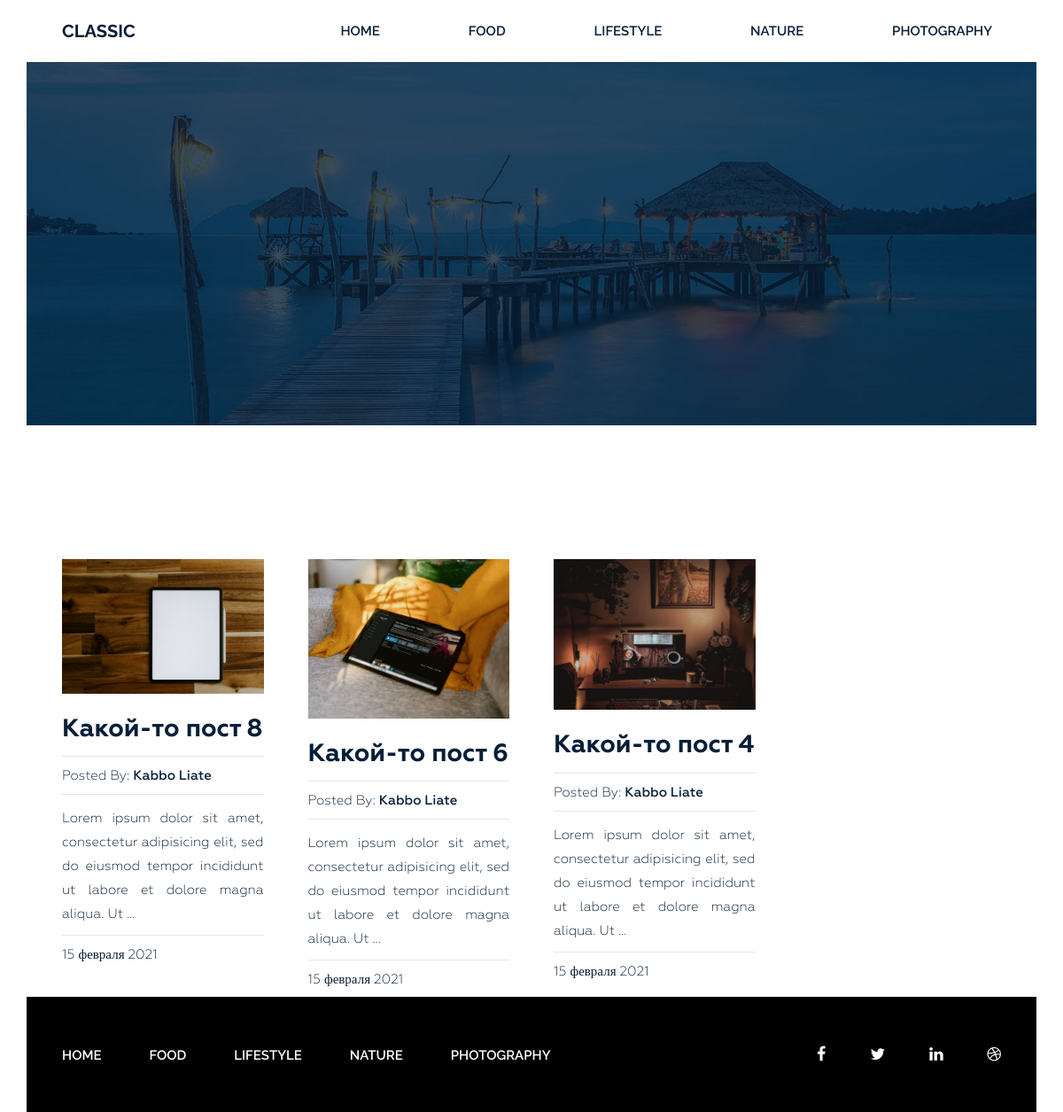
/tag/animals/, run on the app's committed database.
### blog/models/category.py (models this page shows, shortened)
class Category(models.Model):
    title = models.CharField(max_length=255)
    slug = models.SlugField(max_length=255, verbose_name='URL категории', unique=True)
    def get_absolute_url(self):
        return reverse('category', kwargs={"slug": self.slug})
    class Meta:
        app_label = "blog"
        verbose_name = 'Категория(ю)'
        verbose_name_plural = 'Категории'
        ordering = ['title']

### blog/models/post.py (models this page shows, shortened)
class Post(models.Model):
    title = models.CharField(max_length=255)
    slug = models.SlugField(max_length=255, verbose_name='URL поста', unique=True)
    author = models.CharField(max_length=50)
    content = models.TextField(blank=True)
    created_at = models.DateTimeField(auto_now_add=True, verbose_name='Опубликовано')
    photo = models.ImageField(upload_to='photos/%Y/%m/%d', blank=True)
    views = models.IntegerField(default=0, verbose_name='Кол-во просмотров')
    category = models.ForeignKey(Category, on_delete=models.PROTECT,
                                 related_name='posts', verbose_name='категории')
    tags = models.ManyToManyField(Tag, blank=True, related_name='posts',
                                  verbose_name='теги')
    def get_absolute_url(self):
        return reverse('post', kwargs={"slug": self.slug})
    class Meta:
        app_label = "blog"
        verbose_name = 'Пост'
        verbose_name_plural = 'Посты'
        ordering = ['-created_at']

### blog/views.py (the view)
# urls.py: path('tag/<str:slug>/', PostsByTag.as_view(), name='tag'),
class PostsByTag(ListView):
    template_name = 'blog/index.html'
    context_object_name = 'posts'
    paginate_by = 4
    allow_empty = False
    def get_queryset(self):
        return Post.objects.filter(tags__slug=self.kwargs['slug'])
    def get_context_data(self, *, object_list=None, **kwargs):
        context = super().get_context_data(**kwargs)
        context['title'] = 'Записи по тегу: ' + \
            str(Tag.objects.get(slug=self.kwargs['slug']))
        return context

### blog/models/tag.py (called while the page is built)
    def __str__(self):
        return self.title

### blog/templatetags/menu.py (called while the page is built)
@register.inclusion_tag('blog/menu_tpl.html')
def show_menu(menu_class='menu'):
    categories = Category.objects.all()
    return {'categories': categories, 'menu_class': menu_class}

### blog/templates/blog/index.html (shortened to what this page needs)
{% extends  'base.html' %}
{% load static %}
{% block content %}
<section class="bg-text-area">
 <div class="container">
  <div class="row">
   <div class="col-md-12">
    <div class="bg-text">
    </div>
   </div>
  </div>
 </div>
</section>
<section class="blog-post-area">
 <div class="container">
  <div class="row">
   <div class="blog-post-area-style">
     <div class="col-md-12">
     </div>
		 {% for post in posts %}
     <div class="col-md-3">
      <div class="single-post">
				{% if post.photo %}
					<img src="{{ post.photo.url }}" alt="{{ post.title }}"/>
				{% else %}
					<img src="https://picsum.photos/id/1060/300/201/?blur=2"
						alt="{{ post.title }}"/>
				{% endif %}
				<h3><a href="{{ post.get_absolute_url }}">{{ post.title }}</a></h3>
				<h4>
					<span>Posted By: <span class="author-name">{{ post.author }}</span></span>
				</h4>
				 {{ post.content | truncatewords_html:20 | safe }}
				 <h4><span>{{ post.created_at | date:"j E Y" }}</span></h4>
      </div>
     </div>
		 {% endfor %}
   </div>
  </div>
 </div>
</section>
{% endblock %}

### blog/templates/blog/menu_tpl.html
<div class="{{ menu_class }}">
	<ul>
		<li><a href="{% url 'home' %}">Home</a></li>
		{% for item in categories %}
			<li><a href="{{ item.get_absolute_url }}">{{ item.title }}</a></li>
		{% endfor %}
	</ul>
</div>

### web4myself_django_blog/static/style.css (style rules this page uses)
.wrapper header.header .menu { margin: 0 }
.wrapper header.header .menu ul { float: right; margin: 0; padding: 0; margin-right: 4px; }
.wrapper header.header .menu ul li { display: inline-block; list-style: outside none none; margin: 0 -4px 0 0; }
.wrapper header.header .menu ul li a { color: rgb(6, 30, 55); font-family: "Raleway", sans-serif; font-size: 15px; font-weight: 600; line-height: 70px; padding: 26px 50px; text-decoration: none; text-transform: uppercase; }
.wrapper section.bg-text-area .bg-text { background-image: url(img/bg-iamges.jpg); background-size: 100% 100%; padding: 205px 280px; }
section.blog-post-area { margin-top: 50px; }
section.blog-post-area img { width: 100%; }
section.blog-post-area .single-post { padding-right: 20px; margin: 100px 0px 0px; }
section.blog-post-area h4 span { font-family: Geometria; font-weight: 400; font-size: 15px; color: #061e37; text-decoration: none; }
section.blog-post-area h4 span.author-name { font-weight: 500; }
.blog-post-area .single-post h3 a { font-family: Geometria; font-size: 28px; font-weight: 700; text-decoration: none; color: #061e37; }
.blog-post-area .single-post p { color: #061e37; font-family: Geometria; font-size: 15px; font-weight: 400; line-height: 27px; padding-top: 14px; position: relative; text-align: justify; }
.blog-post-area .single-post h4 { margin-bottom: 12px; padding-top: 10px; position: relative; }
.blog-post-area .single-post h4::before { background: #e6e6e6 none repeat scroll 0 0; content: ""; height: 1px; position: absolute; top: 0; width: 100%; }
.blog-post-area .single-post p::before { background: #e6e6e6 none repeat scroll 0 0; content: ""; height: 1px; position: absolute; top: 0; width: 100%; }
.blog-post-area .single-post h3 { margin: 25px 0 15px; }
.blog-post-area .blog-post-area-style { margin: 0 20px 0 40px; }
.wrapper footer.footer .footer-menu { margin: 0 }
.wrapper footer.footer .footer-menu ul { line-height: 130px; margin: 0; padding: 0; }
.wrapper footer.footer .footer-menu ul li { display: inline; list-style: outside none none; margin: 0; padding: 30px 0px; }
.wrapper footer.footer .footer-menu ul li a { color: #fff; font-family: "Raleway", sans-serif; font-size: 15px; font-weight: 600; line-height: 70px; margin-left: 40px; padding: 26px 10px 26px 0; text-decoration: none; text-transform: uppercase; }

### data on the page
Category: title "FOOD"
Category: title "LIFESTYLE"
Category: title "NATURE"
Category: title "PHOTOGRAPHY"
Post: photo (picture), title "Какой-то пост 8", author "Kabbo Liate", content "Lorem ipsum dolor sit amet, consectetur adipisicing elit, sed do eiusmod tempor incididunt ut labore et dolore magna aliqua. Ut …", created_at "15 февраля 2021"
Post: photo (picture), title "Какой-то пост 6", author "Kabbo Liate", content "Lorem ipsum dolor sit amet, consectetur adipisicing elit, sed do eiusmod tempor incididunt ut labore et dolore magna aliqua. Ut …", created_at "15 февраля 2021"
Post: photo (picture), title "Какой-то пост 4", author "Kabbo Liate", content "Lorem ipsum dolor sit amet, consectetur adipisicing elit, sed do eiusmod tempor incididunt ut labore et dolore magna aliqua. Ut …", created_at "15 февраля 2021"
